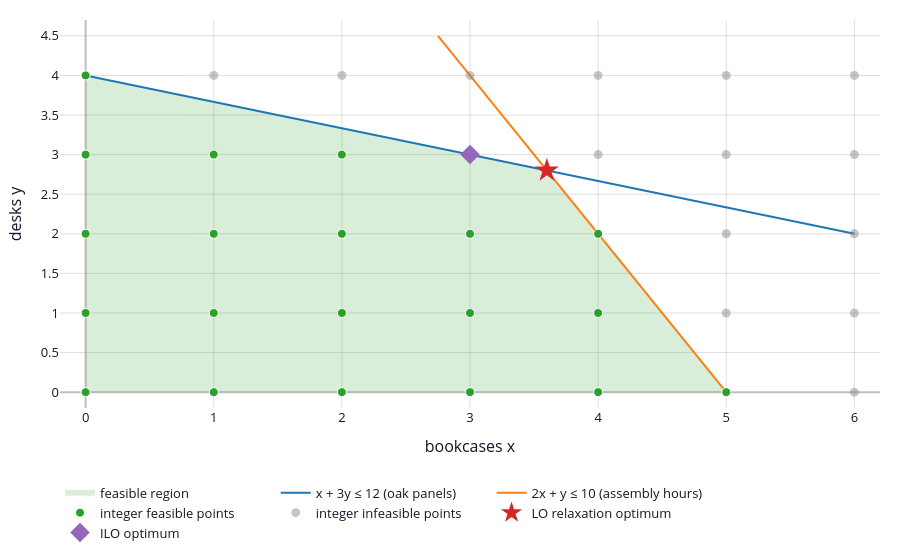

Here is the notebook cell this chart was saved with:
### Markdown cell above
The picture below shows why rounding is unreliable: the LP-relaxation optimum (the star)
does not sit on the integer grid, and the nearest lattice points are not necessarily
feasible or optimal. The ILO optimum (the diamond) is the best *feasible* grid point,
which can be several steps away from the naive rounding of the relaxation.

### Code cell
# Plot style for the light and the dark site theme: transparent background;
# on the site, custom.css gives the text and grid lines the page colours.
# TEXT_COLOR is the fallback elsewhere (Colab, local Jupyter). Zooming and
# panning are off, so a swipe over a figure scrolls the page on a phone.
GREY = "#888888"
TEXT_COLOR = "#111827"
PLOT_LAYOUT = {
    "paper_bgcolor": "rgba(0,0,0,0)",
    "plot_bgcolor": "rgba(0,0,0,0)",
    "font": {"color": TEXT_COLOR, "size": 13},
    "dragmode": False,
    "margin": {"l": 60, "r": 20, "t": 20, "b": 50},
    "legend": {
        "bgcolor": "rgba(0,0,0,0)",
        "orientation": "h",
        "yanchor": "top",
        "y": -0.18,
    },
    "hoverlabel": {"font": {"size": 13}},
}
AXIS_STYLE = {
    "gridcolor": "rgba(128,128,128,0.25)",
    "zerolinecolor": "rgba(128,128,128,0.5)",
    "fixedrange": True,
}
PLOT_CONFIG = {"displayModeBar": False}

lattice = go.Figure()
lattice.add_trace(
    go.Scatter(
        x=[0, 5, 3.6, 0],
        y=[0, 0, 2.8, 4],
        fill="toself",
        fillcolor="rgba(44,160,44,0.18)",
        mode="none",
        name="feasible region",
        hoverinfo="skip",
    )
)
lattice.add_trace(
    go.Scatter(
        x=[0, 6],
        y=[4, 2],
        mode="lines",
        line={"color": "#1f77b4"},
        name="x + 3y ≤ 12 (oak panels)",
        hoverinfo="skip",
    )
)
lattice.add_trace(
    go.Scatter(
        x=[2.75, 5],
        y=[4.5, 0],
        mode="lines",
        line={"color": "#ff7f0e"},
        name="2x + y ≤ 10 (assembly hours)",
        hoverinfo="skip",
    )
)
grid = [(x, y) for x in range(7) for y in range(5)]
feasible_pts = [(x, y) for x, y in grid if x + 3 * y <= 12 and 2 * x + y <= 10]
infeasible_pts = [pt for pt in grid if pt not in feasible_pts]
lattice.add_trace(
    go.Scatter(
        x=[x for x, _ in feasible_pts],
        y=[y for _, y in feasible_pts],
        customdata=[3 * x + 5 * y for x, y in feasible_pts],
        mode="markers",
        marker={
            "color": "#2ca02c",
            "size": 9,
            "line": {"color": "white", "width": 1},
        },
        name="integer feasible points",
        hovertemplate="(%{x}, %{y})<br>profit %{customdata}<extra></extra>",
    )
)
lattice.add_trace(
    go.Scatter(
        x=[x for x, _ in infeasible_pts],
        y=[y for _, y in infeasible_pts],
        mode="markers",
        marker={"color": "rgba(128,128,128,0.45)", "size": 9},
        name="integer infeasible points",
        hovertemplate="(%{x}, %{y})<br>infeasible<extra></extra>",
    )
)
lattice.add_trace(
    go.Scatter(
        x=[3.6],
        y=[2.8],
        mode="markers",
        marker={"color": "#d62728", "size": 18, "symbol": "star"},
        name="LO relaxation optimum",
        hovertemplate="LO relaxation optimum (3.6, 2.8)<br>profit 24.8"
        "<extra></extra>",
    )
)
x_int, y_int = dec_vars["bookcase"].value(), dec_vars["desk"].value()
lattice.add_trace(
    go.Scatter(
        x=[x_int],
        y=[y_int],
        mode="markers",
        marker={"color": "#9467bd", "size": 15, "symbol": "diamond"},
        name="ILO optimum",
        hovertemplate="ILO optimum (%{x}, %{y})<br>profit 24<extra></extra>",
    )
)
lattice.update_layout(**PLOT_LAYOUT, height=560)
lattice.update_xaxes(range=[-0.2, 6.2], title="bookcases x", **AXIS_STYLE)
lattice.update_yaxes(range=[-0.2, 4.7], title="desks y", **AXIS_STYLE)
lattice.show(config=PLOT_CONFIG)

### Figure 1 — Plotly figure (JSON) as saved in the notebook; plotly's stock layout.template omitted (floating-point values rounded to 4 significant figures)
{"data": [{"fill": "toself", "fillcolor": "rgba(44,160,44,0.18)", "hoverinfo": "skip", "mode": "none", "name": "feasible region", "type": "scatter", "x": [0, 5, 3.6, 0], "y": [0, 0, 2.8, 4]}, {"hoverinfo": "skip", "line": {"color": "#1f77b4"}, "mode": "lines", "name": "x + 3y ≤ 12 (oak panels)", "type": "scatter", "x": [0, 6], "y": [4, 2]}, {"hoverinfo": "skip", "line": {"color": "#ff7f0e"}, "mode": "lines", "name": "2x + y ≤ 10 (assembly hours)", "type": "scatter", "x": [2.75, 5], "y": [4.5, 0]}, {"customdata": [0, 5, 10, 15, 20, 3, 8, 13, 18, 6, 11, 16, 21, 9, 14, 19, 24, 12, 17, 22, 15], "hovertemplate": "(%{x}, %{y})<br>profit %{customdata}<extra></extra>", "marker": {"color": "#2ca02c", "line": {"color": "white", "width": 1}, "size": 9}, "mode": "markers", "name": "integer feasible points", "type": "scatter", "x": [0, 0, 0, 0, 0, 1, 1, 1, 1, 2, 2, 2, 2, 3, 3, 3, 3, 4, 4, 4, 5], "y": [0, 1, 2, 3, 4, 0, 1, 2, 3, 0, 1, 2, 3, 0, 1, 2, 3, 0, 1, 2, 0]}, {"hovertemplate": "(%{x}, %{y})<br>infeasible<extra></extra>", "marker": {"color": "rgba(128,128,128,0.45)", "size": 9}, "mode": "markers", "name": "integer infeasible points", "type": "scatter", "x": [1, 2, 3, 4, 4, 5, 5, 5, 5, 6, 6, 6, 6, 6], "y": [4, 4, 4, 3, 4, 1, 2, 3, 4, 0, 1, 2, 3, 4]}, {"hovertemplate": "LO relaxation optimum (3.6, 2.8)<br>profit 24.8<extra></extra>", "marker": {"color": "#d62728", "size": 18, "symbol": "star"}, "mode": "markers", "name": "LO relaxation optimum", "type": "scatter", "x": [3.6], "y": [2.8]}, {"hovertemplate": "ILO optimum (%{x}, %{y})<br>profit 24<extra></extra>", "marker": {"color": "#9467bd", "size": 15, "symbol": "diamond"}, "mode": "markers", "name": "ILO optimum", "type": "scatter", "x": [3.0], "y": [3.0]}], "layout": {"dragmode": false, "font": {"color": "#111827", "size": 13}, "height": 560, "hoverlabel": {"font": {"size": 13}}, "legend": {"bgcolor": "rgba(0,0,0,0)", "orientation": "h", "y": -0.18, "yanchor": "top"}, "margin": {"b": 50, "l": 60, "r": 20, "t": 20}, "paper_bgcolor": "rgba(0,0,0,0)", "plot_bgcolor": "rgba(0,0,0,0)", "xaxis": {"fixedrange": true, "gridcolor": "rgba(128,128,128,0.25)", "range": [-0.2, 6.2], "title": {"text": "bookcases x"}, "zerolinecolor": "rgba(128,128,128,0.5)"}, "yaxis": {"fixedrange": true, "gridcolor": "rgba(128,128,128,0.25)", "range": [-0.2, 4.7], "title": {"text": "desks y"}, "zerolinecolor": "rgba(128,128,128,0.5)"}}}
